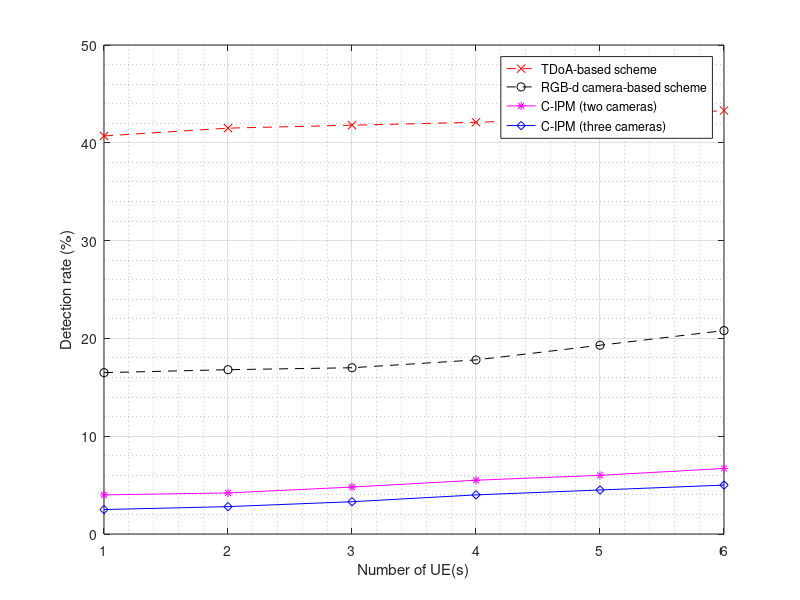

This chart was generated by the following MATLAB code:
ue=[1 2 3 4 5 6];

tdoa=[40.7 41.5 41.8 42.1 42.5 43.3];
rgbd=[16.5 16.8 17 17.8 19.3 20.8];
two=[4 4.2 4.8 5.5 6 6.7];
three=[2.5 2.8 3.3 4 4.5 5];

%tdoa=[100 100 100 100 100 100];
%rgbd=[100 95 91.5 89 87.6 86.5];
%two=[100 96 93 91 90 89.5];
%three=[100 100 99.75 99.5 99 98.5];

plot(ue, tdoa, 'r--x')
hold on 
plot(ue, rgbd, 'k--o') 
plot(ue, two, 'm-*') 
plot(ue, three, 'b-diamond') 

xlabel('Number of UE(s)')
%ylabel('Distance error (cm)')
ylabel('Detection rate (%)')

xticks(1:6);
grid on
grid minor
hold off
legend("TDoA-based scheme", "RGB-d camera-based scheme", "C-IPM (two cameras)", "C-IPM (three cameras)")